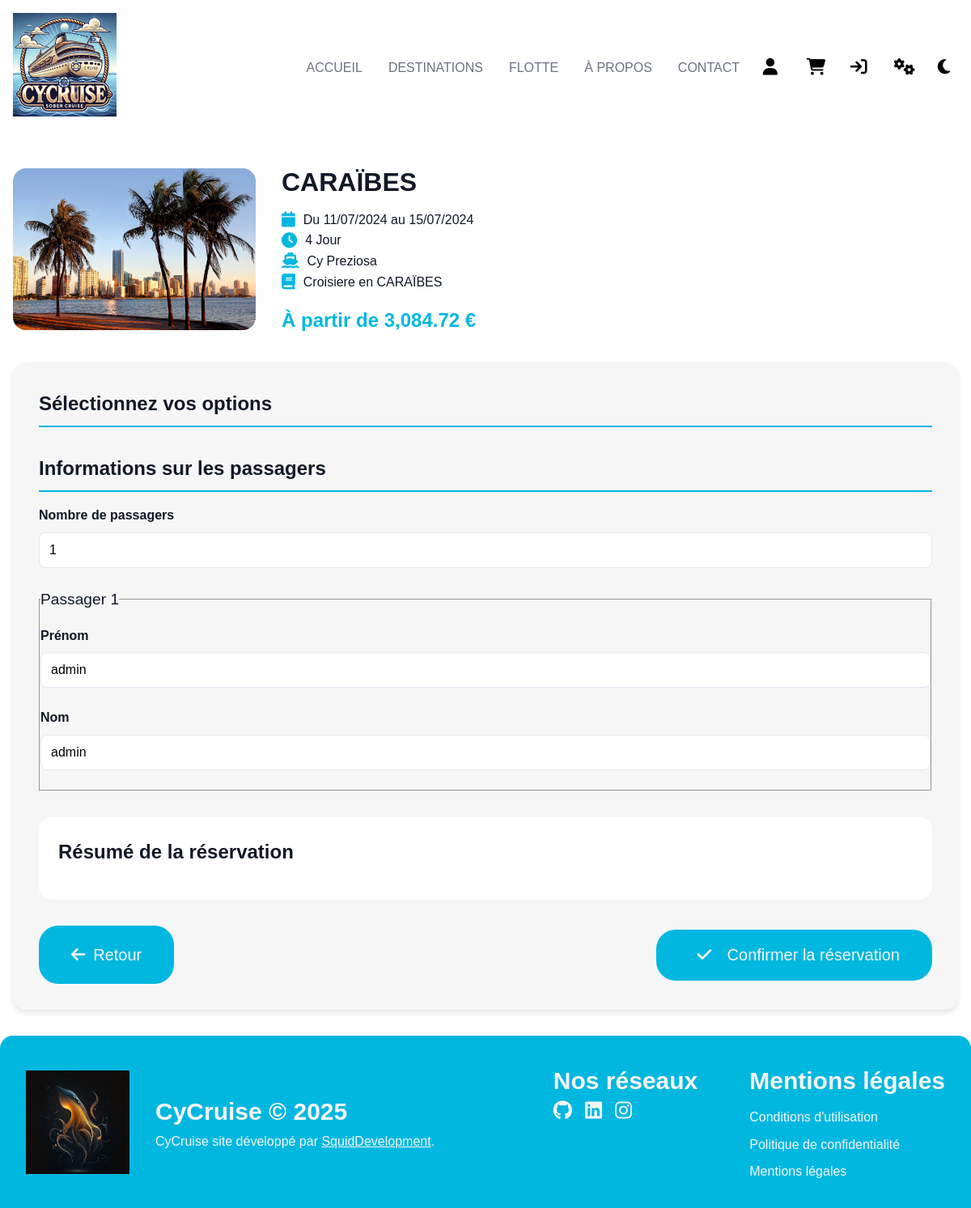
The app's page /reservation.php?id=3 (signed in), older data.
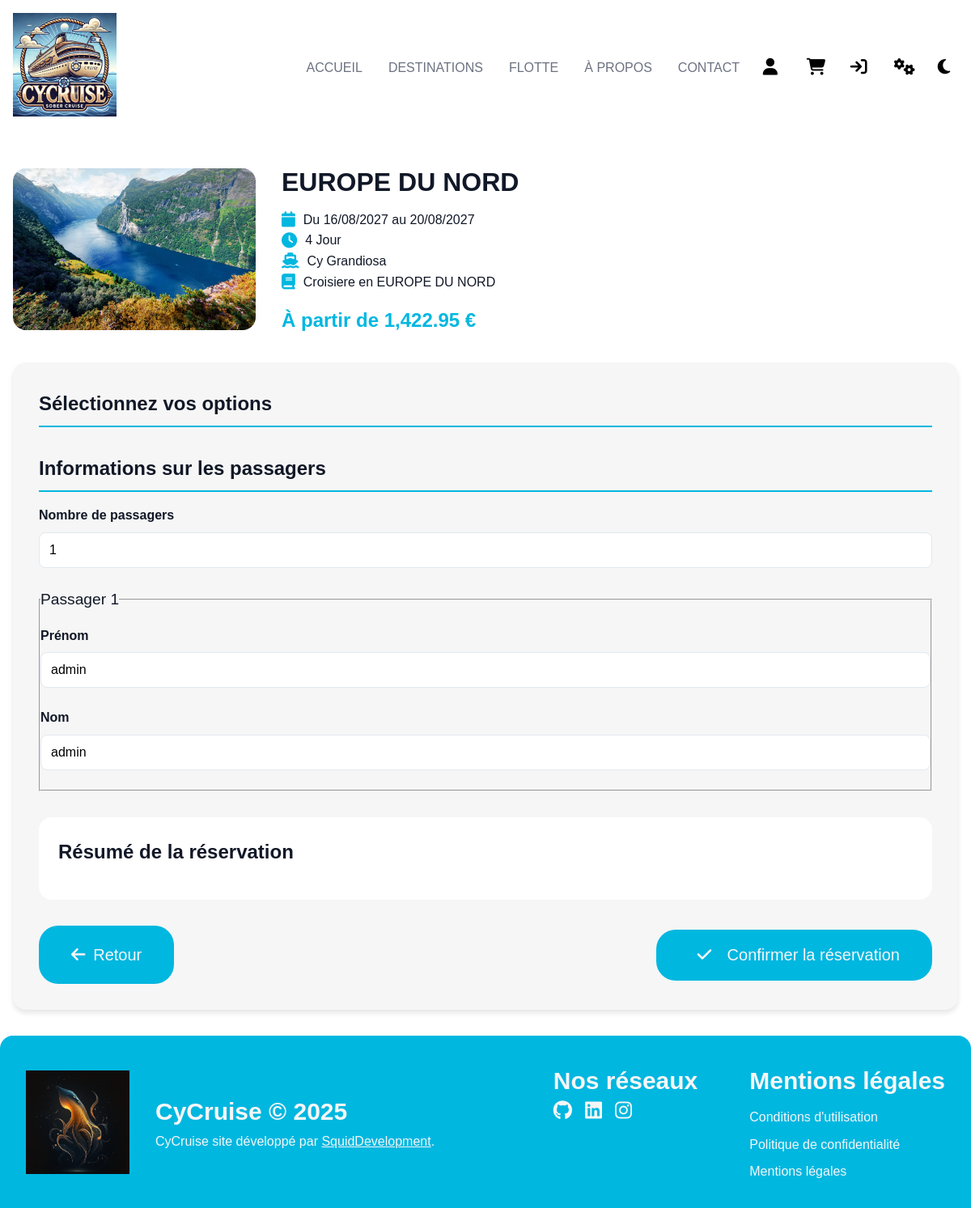
The same page, newer data.
### tables this page shows
CREATE TABLE IF NOT EXISTS `cruise`(
    `id` BIGINT NOT NULL AUTO_INCREMENT PRIMARY KEY,
    `name` VARCHAR(255) NOT NULL,
    `description` LONGTEXT NOT NULL,
    `short_descriptions` VARCHAR(255) NOT NULL,
    `img` LONGTEXT NOT NULL,
    `start_date` DATE NOT NULL,
    `end_date` DATE NOT NULL,
    `duration` INT NOT NULL,
    `boat_id` BIGINT NOT NULL,
    `price` FLOAT(53) NOT NULL,
    CONSTRAINT `cruise_boat_foreign`
    FOREIGN KEY (`boat_id`) REFERENCES `boats`(`id`)
    ON DELETE CASCADE ON UPDATE CASCADE);

CREATE TABLE IF NOT EXISTS `boats`(
    `id` BIGINT NOT NULL AUTO_INCREMENT PRIMARY KEY,
    `type` VARCHAR(255) NOT NULL,
    `name` VARCHAR(255) UNIQUE NOT NULL,
    `img` VARCHAR(255) NOT NULL,
    `descriptions` LONGTEXT NOT NULL,
    `capacity` BIGINT,
    `length` BIGINT);

CREATE TABLE IF NOT EXISTS `users`(
    `id` BIGINT NOT NULL AUTO_INCREMENT PRIMARY KEY,
    `email` VARCHAR(255) NOT NULL UNIQUE,
    `password` VARCHAR(255) NOT NULL,
    `role` VARCHAR(255) NOT NULL,
    `firstname` VARCHAR(255) NOT NULL,
    `lastname` VARCHAR(255) NOT NULL,
    `birth` DATE NOT NULL,
    `created_at` TIMESTAMP DEFAULT CURRENT_TIMESTAMP,
    `updated_at` TIMESTAMP DEFAULT CURRENT_TIMESTAMP ON UPDATE CURRENT_TIMESTAMP);

### public/reservation.php (the view, shortened to what the rows shown need)
<?php
require_once "../src/Services/AuthService.php";
require_once "../src/Repository/CruiseRepository.php";
$authService = new AuthService();
$cruise = CruiseRepository::getInstance()->findById($_GET['id']);
?>
<!DOCTYPE html>
<html lang="en">
<head>
    <link href="assets/css/app.css" rel="stylesheet">
    <link href="assets/css/btn-kit.css" rel="stylesheet">
    <link href="assets/css/navbar.css" rel="stylesheet">
    <link href="assets/css/footer.css" rel="stylesheet">
    <link href="assets/css/reservation.css" rel="stylesheet">
    <link href="https://cdnjs.cloudflare.com/ajax/libs/font-awesome/6.4.2/css/all.min.css" rel="stylesheet">
</head>
<body>
<?php include "../component/navbar.php"; ?>
<div class="reservation-container">
    <div class="cruise-header">
        <img src="<?php echo htmlspecialchars($cruise->getImg()); ?>"
             alt="<?php echo htmlspecialchars($cruise->getName()); ?>" class="cruise-image">
        <div class="cruise-info">
            <h1><?php echo htmlspecialchars($cruise->getName()); ?></h1>
            <div class="metadata-item">
                <i class="fas fa-calendar"></i>
                <span>Du <?php echo date('d/m/Y', strtotime($cruise->getStartDate())); ?> au <?php echo date('d/m/Y', strtotime($cruise->getEndDate())); ?></span>
            </div>
            <div class="metadata-item">
                <i class="fas fa-clock"></i>
                <span><?php echo htmlspecialchars($cruise->getDuration()); ?> Jour</span>
            </div>
            <div class="metadata-item">
                <i class="fas fa-ship"></i>
                <span><?php echo htmlspecialchars($cruise->getBoat()->getName()); ?></span>
            </div>
            <div class="metadata-item">
                <i class="fas fa-book"></i>
                <span><?php echo htmlspecialchars($cruise->getShortDescriptions()); ?></span>
            </div>
            <p class="cruise-price">À partir de <?php echo number_format($cruise->getPrice(), 2); ?> €</p>
        </div>
    </div>
    <form method="post" class="reservation-form">
        <div class="form-section" id="form-options-section">
            <h2>Sélectionnez vos options</h2>
        </div>
        <div class="form-section">
            <h2>Informations sur les passagers</h2>
            <div id="passenger-fields">
                <fieldset>
                    <div class="form-group">
                        <label for="first_name_0">Prénom</label>
                        <input type="text" id="first_name_0" name="first_name_0"
                               value="<?php echo htmlspecialchars($user->getFirstname()) ?>"
                               required>
                    </div>
                    <div class="form-group">
                        <label for="last_name_0">Nom</label>
                        <input type="text" id="last_name_0" name="last_name_0"
                               value="<?php echo htmlspecialchars($user->getLastname()) ?>"
                               required>
                    </div>
                </fieldset>
            </div>
        </div>
        <div class="summary-section" id="summary-section">
            <h2 class="summary-title">Résumé de la réservation</h2>
        </div>
    </form>
</div>
</body>
</html>

Row changes from the older to the newer data that the page shows:
no longer on this page (row unchanged): boats: name "Cy Preziosa"
changed cruise: img: a different picture; name "CARAÏBES" → "EUROPE DU NORD"; start_date "11/07/2024" → "16/08/2027"; end_date "15/07/2024" → "20/08/2027"; short_descriptions "Croisiere en CARAÏBES" → "Croisiere en EUROPE DU NORD"; price "3,084.72" → "1,422.95"
now on this page (row unchanged): boats: name "Cy Grandiosa"
